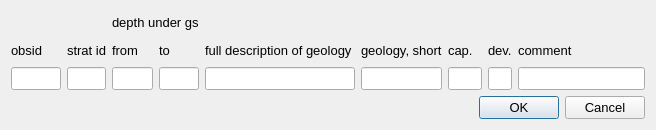
<?xml version="1.0" encoding="UTF-8"?>
<ui version="4.0">
 <class>Dialog</class>
 <widget class="QDialog" name="dialog">
  <property name="geometry">
   <rect>
    <x>0</x>
    <y>0</y>
    <width>656</width>
    <height>130</height>
   </rect>
  </property>
  <property name="sizePolicy">
   <sizepolicy hsizetype="Preferred" vsizetype="Minimum">
    <horstretch>0</horstretch>
    <verstretch>0</verstretch>
   </sizepolicy>
  </property>
  <property name="minimumSize">
   <size>
    <width>0</width>
    <height>120</height>
   </size>
  </property>
  <property name="maximumSize">
   <size>
    <width>16777215</width>
    <height>135</height>
   </size>
  </property>
  <property name="windowTitle">
   <string>Dialog</string>
  </property>
  <layout class="QGridLayout" name="grid_layout" columnstretch="20,1,2,2,60,20,1,1,1,40" columnminimumwidth="0,0,0,0,0,0,0,0,0,0">
   <item row="0" column="2" colspan="2">
    <widget class="QLabel" name="label_5">
     <property name="font">
      <font>
       <family>Arial</family>
       <pointsize>10</pointsize>
      </font>
     </property>
     <property name="text">
      <string>depth under gs</string>
     </property>
    </widget>
   </item>
   <item row="1" column="0">
    <widget class="QLabel" name="label">
     <property name="font">
      <font>
       <family>Arial</family>
       <pointsize>10</pointsize>
      </font>
     </property>
     <property name="text">
      <string>obsid</string>
     </property>
    </widget>
   </item>
   <item row="1" column="1">
    <widget class="QLabel" name="label_2">
     <property name="font">
      <font>
       <family>Arial</family>
       <pointsize>10</pointsize>
      </font>
     </property>
     <property name="text">
      <string>strat id</string>
     </property>
    </widget>
   </item>
   <item row="1" column="2">
    <widget class="QLabel" name="label_3">
     <property name="font">
      <font>
       <family>Arial</family>
       <pointsize>10</pointsize>
      </font>
     </property>
     <property name="text">
      <string>from</string>
     </property>
    </widget>
   </item>
   <item row="1" column="3">
    <widget class="QLabel" name="label_4">
     <property name="font">
      <font>
       <family>Arial</family>
       <pointsize>10</pointsize>
      </font>
     </property>
     <property name="text">
      <string>to</string>
     </property>
    </widget>
   </item>
   <item row="1" column="4">
    <widget class="QLabel" name="label_6">
     <property name="font">
      <font>
       <family>Arial</family>
       <pointsize>10</pointsize>
      </font>
     </property>
     <property name="text">
      <string>full description of geology</string>
     </property>
    </widget>
   </item>
   <item row="1" column="5">
    <widget class="QLabel" name="label_7">
     <property name="font">
      <font>
       <family>Arial</family>
       <pointsize>10</pointsize>
      </font>
     </property>
     <property name="text">
      <string>geology, short</string>
     </property>
    </widget>
   </item>
   <item row="1" column="6">
    <widget class="QLabel" name="label_8">
     <property name="font">
      <font>
       <family>Arial</family>
       <pointsize>10</pointsize>
      </font>
     </property>
     <property name="text">
      <string>cap.</string>
     </property>
    </widget>
   </item>
   <item row="1" column="8">
    <widget class="QLabel" name="label_9">
     <property name="font">
      <font>
       <family>Arial</family>
       <pointsize>10</pointsize>
      </font>
     </property>
     <property name="text">
      <string>dev.</string>
     </property>
    </widget>
   </item>
   <item row="1" column="9">
    <widget class="QLabel" name="label_10">
     <property name="font">
      <font>
       <family>Arial</family>
       <pointsize>10</pointsize>
      </font>
     </property>
     <property name="text">
      <string>comment</string>
     </property>
    </widget>
   </item>
   <item row="2" column="0">
    <widget class="QLineEdit" name="obsid">
     <property name="font">
      <font>
       <family>Arial</family>
       <pointsize>10</pointsize>
      </font>
     </property>
     <property name="toolTip">
      <string>&lt;html&gt;&lt;head/&gt;&lt;body&gt;&lt;p&gt;&lt;span style=&quot; font-family:'Arial,sans-serif'; font-size:8pt; color:#000000; background-color:#ffffff;&quot;&gt;obsid must exist in obs_points.obsid&lt;/span&gt;&lt;/p&gt;&lt;/body&gt;&lt;/html&gt;</string>
     </property>
    </widget>
   </item>
   <item row="2" column="1">
    <widget class="QLineEdit" name="stratid">
     <property name="font">
      <font>
       <family>Arial</family>
       <pointsize>10</pointsize>
      </font>
     </property>
     <property name="toolTip">
      <string>&lt;html&gt;&lt;head/&gt;&lt;body&gt;&lt;p&gt;&lt;span style=&quot; font-family:'Arial,sans-serif'; font-size:8pt; color:#000000; background-color:#ffffff;&quot;&gt;Stratigraphy layer ID for the obsid, starts with layer 1 from ground surface and increases below&lt;/span&gt;&lt;/p&gt;&lt;/body&gt;&lt;/html&gt;</string>
     </property>
    </widget>
   </item>
   <item row="2" column="2">
    <widget class="QLineEdit" name="depthtop">
     <property name="font">
      <font>
       <family>Arial</family>
       <pointsize>10</pointsize>
      </font>
     </property>
     <property name="toolTip">
      <string>&lt;html&gt;&lt;head/&gt;&lt;body&gt;&lt;p&gt;&lt;span style=&quot; font-family:'Arial,sans-serif'; font-size:8pt; color:#000000; background-color:#ffffff;&quot;&gt;Depth, from surface level, to top of the stratigraphy layer&lt;/span&gt;&lt;/p&gt;&lt;/body&gt;&lt;/html&gt;</string>
     </property>
    </widget>
   </item>
   <item row="2" column="3">
    <widget class="QLineEdit" name="depthbot">
     <property name="font">
      <font>
       <family>Arial</family>
       <pointsize>10</pointsize>
      </font>
     </property>
     <property name="toolTip">
      <string>&lt;html&gt;&lt;head/&gt;&lt;body&gt;&lt;p&gt;&lt;span style=&quot; font-family:'Arial,sans-serif'; font-size:8pt; color:#000000; background-color:#ffffff;&quot;&gt;Depth, from surface level, to bottom of the stratigraphy layer&lt;/span&gt;&lt;/p&gt;&lt;/body&gt;&lt;/html&gt;</string>
     </property>
    </widget>
   </item>
   <item row="2" column="4">
    <widget class="QLineEdit" name="geology">
     <property name="font">
      <font>
       <family>Arial</family>
       <pointsize>10</pointsize>
      </font>
     </property>
     <property name="toolTip">
      <string>&lt;html&gt;&lt;head/&gt;&lt;body&gt;&lt;p&gt;&lt;span style=&quot; font-family:'Arial,sans-serif'; font-size:8pt; color:#000000; background-color:#ffffff;&quot;&gt;Full description of geology&lt;/span&gt;&lt;/p&gt;&lt;/body&gt;&lt;/html&gt;</string>
     </property>
    </widget>
   </item>
   <item row="2" column="5">
    <widget class="QLineEdit" name="geoshort">
     <property name="font">
      <font>
       <family>Arial</family>
       <pointsize>10</pointsize>
      </font>
     </property>
     <property name="toolTip">
      <string>&lt;html&gt;&lt;head/&gt;&lt;body&gt;&lt;p&gt;&lt;span style=&quot; font-family:'Arial,sans-serif'; font-size:8pt; color:#000000; background-color:#ffffff;&quot;&gt;Short description of geology, should correspond to the dictionaries used. Stratigraphy plot looks in this field and relates to coded dictionaries with fill patterns and colors. (See geocolorsymbols() in code midvatten_defs.py)&lt;/span&gt;&lt;/p&gt;&lt;/body&gt;&lt;/html&gt;</string>
     </property>
    </widget>
   </item>
   <item row="2" column="6" colspan="2">
    <widget class="QLineEdit" name="capacity">
     <property name="font">
      <font>
       <family>Arial</family>
       <pointsize>10</pointsize>
      </font>
     </property>
     <property name="toolTip">
      <string>&lt;html&gt;&lt;head/&gt;&lt;body&gt;&lt;p&gt;&lt;span style=&quot; font-family:'Arial,sans-serif'; font-size:8pt; color:#000000; background-color:#ffffff;&quot;&gt;Well capacity at the layer, may also be waterloss or similar. If using notations 1, 2, 3, 4-, 4, and so on until 6+ it will match color codes in Midvatten plugin.  (See code midvatten_defs.py)&lt;/span&gt;&lt;/p&gt;&lt;/body&gt;&lt;/html&gt;</string>
     </property>
    </widget>
   </item>
   <item row="2" column="8">
    <widget class="QLineEdit" name="development">
     <property name="font">
      <font>
       <family>Arial</family>
       <pointsize>10</pointsize>
      </font>
     </property>
     <property name="toolTip">
      <string>&lt;html&gt;&lt;head/&gt;&lt;body&gt;&lt;p&gt;&lt;span style=&quot; font-family:'Arial,sans-serif'; font-size:8pt; color:#000000; background-color:#ffffff;&quot;&gt;Well development - Is the flushed water clear and free of suspended solids?&lt;/span&gt;&lt;/p&gt;&lt;/body&gt;&lt;/html&gt;</string>
     </property>
    </widget>
   </item>
   <item row="2" column="9">
    <widget class="QLineEdit" name="comment">
     <property name="font">
      <font>
       <family>Arial</family>
       <pointsize>10</pointsize>
      </font>
     </property>
     <property name="toolTip">
      <string>&lt;html&gt;&lt;head/&gt;&lt;body&gt;&lt;p&gt;Comment&lt;/p&gt;&lt;/body&gt;&lt;/html&gt;</string>
     </property>
    </widget>
   </item>
   <item row="3" column="7" colspan="3">
    <widget class="QDialogButtonBox" name="button_box">
     <property name="font">
      <font>
       <family>Arial</family>
       <pointsize>10</pointsize>
      </font>
     </property>
     <property name="orientation">
      <enum>Qt::Horizontal</enum>
     </property>
     <property name="standardButtons">
      <set>QDialogButtonBox::Cancel|QDialogButtonBox::Ok</set>
     </property>
    </widget>
   </item>
  </layout>
 </widget>
 <resources/>
 <connections>
  <connection>
   <sender>button_box</sender>
   <signal>accepted()</signal>
   <receiver>dialog</receiver>
   <slot>accept()</slot>
   <hints>
    <hint type="sourcelabel">
     <x>248</x>
     <y>254</y>
    </hint>
    <hint type="destinationlabel">
     <x>157</x>
     <y>274</y>
    </hint>
   </hints>
  </connection>
  <connection>
   <sender>button_box</sender>
   <signal>rejected()</signal>
   <receiver>dialog</receiver>
   <slot>reject()</slot>
   <hints>
    <hint type="sourcelabel">
     <x>316</x>
     <y>260</y>
    </hint>
    <hint type="destinationlabel">
     <x>286</x>
     <y>274</y>
    </hint>
   </hints>
  </connection>
 </connections>
</ui>
